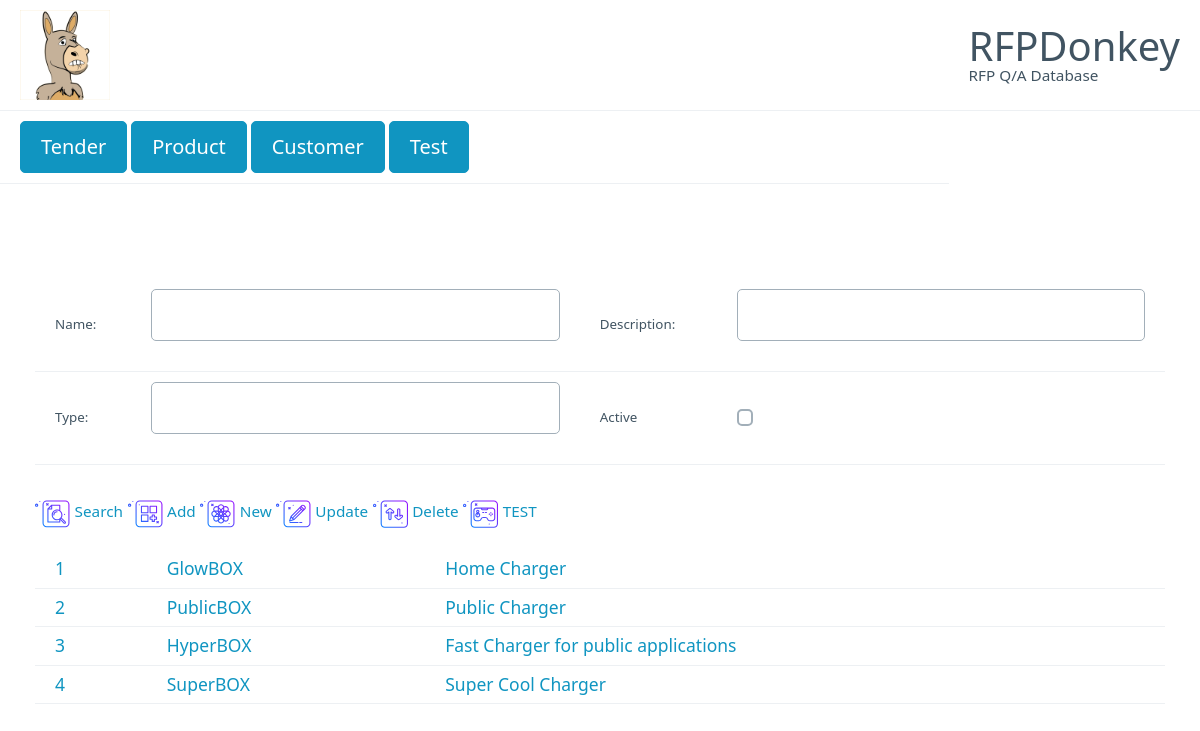
Page /product_update/ on the earlier database version.
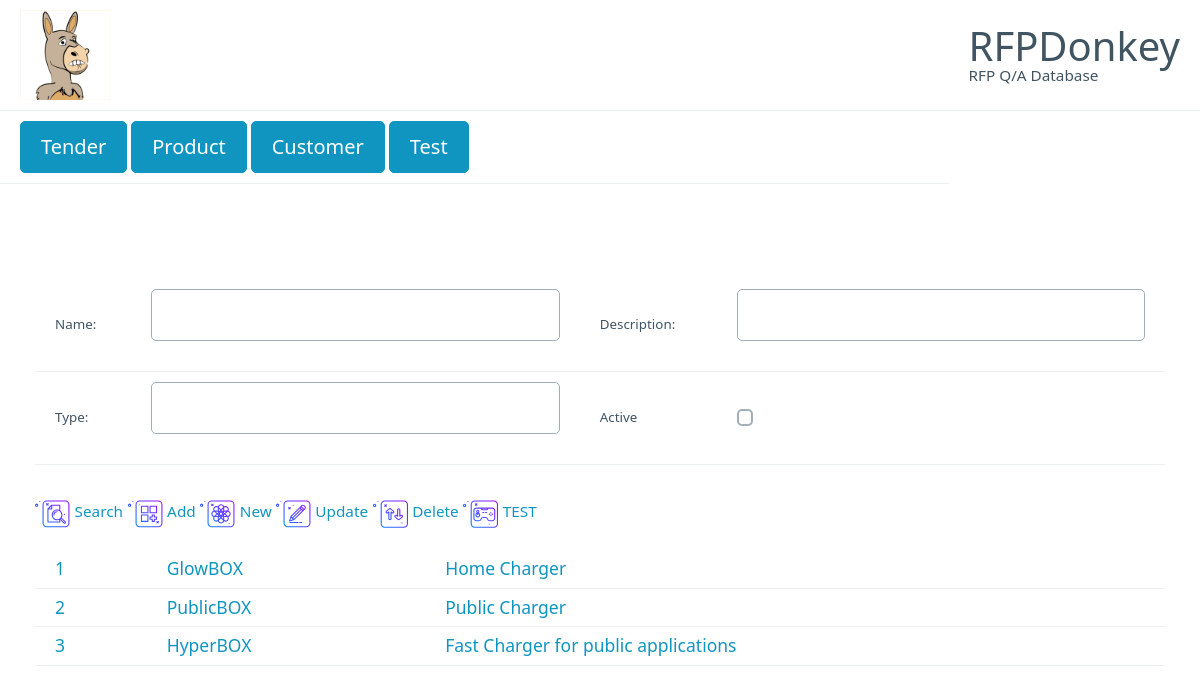
Same page on the later database version.
### rfp_kb/models.py (models this page shows, shortened)
class product(models.Model):
    product_name = models.CharField(max_length=200)
    product_description = models.CharField(max_length=2000)
    product_type = models.CharField(null=True, max_length=100)
    product_status = models.BooleanField(null=True) #describes if the product is still active ot has been phased out

### rfp_kb/views.py (the view)
# urls.py: path('product_update/',views.product_update,name='product_update'),
@csrf_protect
def product_update(request):
    template = loader.get_template("product.html")
    name = request.POST.get('prod_name')
    description = request.POST.get('prod_description')
    prod_type = request.POST.get('product_type')
    if request.POST.get('prodcut_status') == "on":
        prod_status = True
    else:
        prod_status = False
    prod = product.objects.filter(id=request.POST.get("id")).values()
    prod.update(
        product_name = name,
        product_description = description,
        product_type = prod_type,
        product_status = prod_status
        )
    elems = product.objects.all().values()[:10]
    context = {
        "products":elems,
    }
    return HttpResponse(template.render(context,request))

### rfp_kb/templates/product.html (shortened to what this page needs)
{% extends "base.html" %}
{% load static %}
{% block container %}
<form name = "frm" action="">
 <small>
<table>
  <tr>
    <td>Name:</td>
    <td><input type="text" name="prod_name"></td>
    <td>Description:</td>
    <td><input type="text" name="prod_description"></td>
  </tr>
  <tr>
    <td>Type:</td>
    <td><input type="text" name="product_type"></td>
    <td>Active</td>
    <td><input type="checkbox" name="product_status" id="product_status"></td>
  </tr>
</table>
<div role="menubar">
  <a role ="menuitem" href="javascript:ProdSearch()" >
   <small>Search</small>
  </a>
  <a role ="menuitem" href="javascript:ProductAdd()">
    <small>Add</small>
  </a>
  <a role ="menuitem" href="javascript:ProdNew()">
    <small>  New </small>
  </a>
  <a role ="menuitem" href="javascript:ProductUpdate()">
  <small>Update</small>
  </a>
  <a role ="menuitem" href="javascript:ProdDelete()">
    <small>Delete</small>
  </a>
  <a role ="menuitem" href="javascript:Test()">
    <small>TEST</small>
  </a>
</div>
</small>
<table role="tablist">
  {% for p in products%}
  <tr>
    <td role="cell"><a href="javascript:ProductSelection('{{p.id}}','{{p.product_name}}','{{p.product_description}}','{{p.product_status}}','{{p.product_type}}')">{{p.id}}</a></td>
    <td role="cell"><a href="javascript:ProductSelection('{{p.id}}','{{p.product_name}}','{{p.product_description}}','{{p.product_status}}','{{p.product_type}}')">{{p.product_name}}</a></td>
    <td role="cell"><a href="javascript:ProductSelection('{{p.id}}','{{p.product_name}}','{{p.product_description}}','{{p.product_status}}','{{p.product_type}}')">{{p.product_description}}</a></td>
  </tr>
  {% endfor %}
</table>
</form>
{% endblock %}

### rfp_kb/templates/base.html (shortened to what this page needs)
{% load i18n %}
{% load static %}
<!doctype html>
<html lang="en">
<head>
  <link rel="stylesheet" href="{% static "css/pico/pico.min.css" %}">
</head>
<body>
  <table width="50%">
    <tr >
      <td width="1%"><img src="{% static "donkey.png" %}" alt="RFPDonkey" width="90px" height="90px"></td>
      <td width="20%"><div style="font-size:40px">RFPDonkey</div>
      <small>RFP Q/A Database</small></td>
    </tr>
    <tr>
      <td width="100%">
      <small>
      <div role="menubar">
        <a role="button" href="javascript:Tender()">Tender</a>
        <a role="button" href="javascript:Product()">Product</a>
        <a role="button" href="javascript:Test()">Customer</a>
        <a role="button" href="javascript:Test()">Test</a>
      </div>
      </small>
      </td>
    </tr>
  </table>
<main class="container">
  {% block container %}
  {% endblock %}
</main>
</body>
</html>

Differences in the rows shown:
removed product: id "4", product_name "SuperBOX", product_description "Super Cool Charger"
